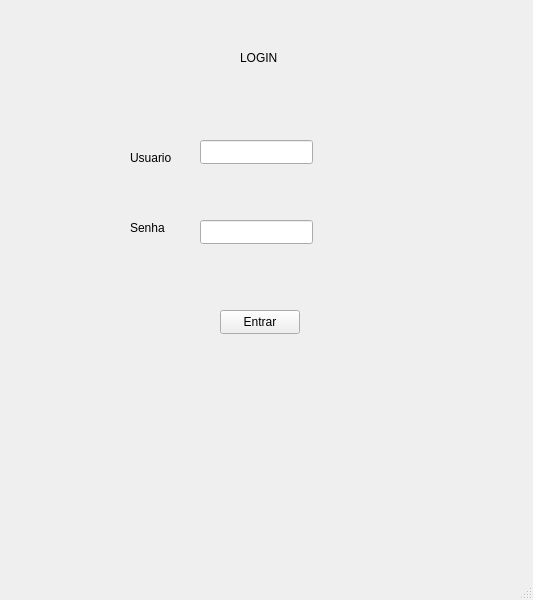
<?xml version="1.0" encoding="UTF-8"?>
<ui version="4.0">
 <class>MainWindow</class>
 <widget class="QMainWindow" name="MainWindow">
  <property name="geometry">
   <rect>
    <x>0</x>
    <y>0</y>
    <width>533</width>
    <height>600</height>
   </rect>
  </property>
  <property name="windowTitle">
   <string>MainWindow</string>
  </property>
  <widget class="QWidget" name="centralwidget">
   <widget class="QLabel" name="label">
    <property name="geometry">
     <rect>
      <x>240</x>
      <y>50</y>
      <width>49</width>
      <height>16</height>
     </rect>
    </property>
    <property name="text">
     <string>LOGIN</string>
    </property>
   </widget>
   <widget class="QLabel" name="label_2">
    <property name="geometry">
     <rect>
      <x>130</x>
      <y>150</y>
      <width>49</width>
      <height>16</height>
     </rect>
    </property>
    <property name="text">
     <string>Usuario</string>
    </property>
   </widget>
   <widget class="QLabel" name="label_3">
    <property name="geometry">
     <rect>
      <x>130</x>
      <y>220</y>
      <width>49</width>
      <height>16</height>
     </rect>
    </property>
    <property name="text">
     <string>Senha</string>
    </property>
   </widget>
   <widget class="QLineEdit" name="lineEdit">
    <property name="geometry">
     <rect>
      <x>200</x>
      <y>140</y>
      <width>113</width>
      <height>24</height>
     </rect>
    </property>
   </widget>
   <widget class="QLineEdit" name="lineEdit_2">
    <property name="geometry">
     <rect>
      <x>200</x>
      <y>220</y>
      <width>113</width>
      <height>24</height>
     </rect>
    </property>
   </widget>
   <widget class="QPushButton" name="pushButton">
    <property name="geometry">
     <rect>
      <x>220</x>
      <y>310</y>
      <width>80</width>
      <height>24</height>
     </rect>
    </property>
    <property name="text">
     <string>Entrar</string>
    </property>
   </widget>
  </widget>
  <widget class="QMenuBar" name="menubar">
   <property name="geometry">
    <rect>
     <x>0</x>
     <y>0</y>
     <width>533</width>
     <height>21</height>
    </rect>
   </property>
  </widget>
  <widget class="QStatusBar" name="statusbar"/>
 </widget>
 <resources/>
 <connections/>
</ui>
